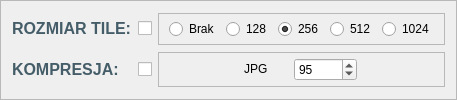
          <widget class="QFrame" name="frame_ov_tile_compress">
           <property name="sizePolicy">
            <sizepolicy hsizetype="Fixed" vsizetype="Fixed">
             <horstretch>0</horstretch>
             <verstretch>0</verstretch>
            </sizepolicy>
           </property>
           <property name="minimumSize">
            <size>
             <width>450</width>
             <height>92</height>
            </size>
           </property>
           <property name="frameShape">
            <enum>QFrame::StyledPanel</enum>
           </property>
           <property name="frameShadow">
            <enum>QFrame::Plain</enum>
           </property>
           <layout class="QGridLayout" name="gridLayout_5">
            <item row="0" column="0">
             <widget class="QLabel" name="label_ov_tile">
              <property name="sizePolicy">
               <sizepolicy hsizetype="Expanding" vsizetype="Fixed">
                <horstretch>0</horstretch>
                <verstretch>0</verstretch>
               </sizepolicy>
              </property>
              <property name="minimumSize">
               <size>
                <width>0</width>
                <height>0</height>
               </size>
              </property>
              <property name="palette">
               <palette>
                <active>
                 <colorrole role="WindowText">
                  <brush brushstyle="SolidPattern">
                   <color alpha="255">
                    <red>68</red>
                    <green>93</green>
                    <blue>104</blue>
                   </color>
                  </brush>
                 </colorrole>
                </active>
                <inactive>
                 <colorrole role="WindowText">
                  <brush brushstyle="SolidPattern">
                   <color alpha="255">
                    <red>68</red>
                    <green>93</green>
                    <blue>104</blue>
                   </color>
                  </brush>
                 </colorrole>
                </inactive>
                <disabled/>
               </palette>
              </property>
              <property name="font">
               <font>
                <pointsize>12</pointsize>
                <bold>true</bold>
               </font>
              </property>
              <property name="text">
               <string>ROZMIAR TILE:</string>
              </property>
             </widget>
            </item>
            <item row="4" column="0">
             <widget class="QLabel" name="label_ov_compress">
              <property name="sizePolicy">
               <sizepolicy hsizetype="Expanding" vsizetype="Fixed">
                <horstretch>0</horstretch>
                <verstretch>0</verstretch>
               </sizepolicy>
              </property>
              <property name="palette">
               <palette>
                <active>
                 <colorrole role="WindowText">
                  <brush brushstyle="SolidPattern">
                   <color alpha="255">
                    <red>68</red>
                    <green>93</green>
                    <blue>104</blue>
                   </color>
                  </brush>
                 </colorrole>
                </active>
                <inactive>
                 <colorrole role="WindowText">
                  <brush brushstyle="SolidPattern">
                   <color alpha="255">
                    <red>68</red>
                    <green>93</green>
                    <blue>104</blue>
                   </color>
                  </brush>
                 </colorrole>
                </inactive>
                <disabled/>
               </palette>
              </property>
              <property name="font">
               <font>
                <pointsize>12</pointsize>
                <bold>true</bold>
               </font>
              </property>
              <property name="text">
               <string>KOMPRESJA:</string>
              </property>
             </widget>
            </item>
            <item row="4" column="2">
             <widget class="QFrame" name="frame_ov_compress">
              <property name="sizePolicy">
               <sizepolicy hsizetype="Expanding" vsizetype="Fixed">
                <horstretch>0</horstretch>
                <verstretch>0</verstretch>
               </sizepolicy>
              </property>
              <property name="minimumSize">
               <size>
                <width>265</width>
                <height>34</height>
               </size>
              </property>
              <property name="frameShape">
               <enum>QFrame::StyledPanel</enum>
              </property>
              <property name="frameShadow">
               <enum>QFrame::Plain</enum>
              </property>
              <layout class="QHBoxLayout" name="horizontalLayout_3">
               <property name="leftMargin">
                <number>65</number>
               </property>
               <property name="topMargin">
                <number>5</number>
               </property>
               <property name="rightMargin">
                <number>65</number>
               </property>
               <property name="bottomMargin">
                <number>5</number>
               </property>
               <item>
                <widget class="QLabel" name="label_ov_compress_jpg">
                 <property name="sizePolicy">
                  <sizepolicy hsizetype="Fixed" vsizetype="Fixed">
                   <horstretch>0</horstretch>
                   <verstretch>0</verstretch>
                  </sizepolicy>
                 </property>
                 <property name="text">
                  <string>JPG</string>
                 </property>
                </widget>
               </item>
               <item>
                <widget class="QSpinBox" name="spinBox_ov_compress">
                 <property name="sizePolicy">
                  <sizepolicy hsizetype="Fixed" vsizetype="Fixed">
                   <horstretch>0</horstretch>
                   <verstretch>0</verstretch>
                  </sizepolicy>
                 </property>
                 <property name="minimumSize">
                  <size>
                   <width>63</width>
                   <height>22</height>
                  </size>
                 </property>
                 <property name="frame">
                  <bool>true</bool>
                 </property>
                 <property name="buttonSymbols">
                  <enum>QAbstractSpinBox::UpDownArrows</enum>
                 </property>
                 <property name="minimum">
                  <number>1</number>
                 </property>
                 <property name="maximum">
                  <number>100</number>
                 </property>
                 <property name="value">
                  <number>95</number>
                 </property>
                </widget>
               </item>
              </layout>
             </widget>
            </item>
            <item row="0" column="2">
             <widget class="QFrame" name="frame_ov_tile">
              <property name="sizePolicy">
               <sizepolicy hsizetype="Fixed" vsizetype="Fixed">
                <horstretch>0</horstretch>
                <verstretch>0</verstretch>
               </sizepolicy>
              </property>
              <property name="minimumSize">
               <size>
                <width>265</width>
                <height>32</height>
               </size>
              </property>
              <property name="frameShape">
               <enum>QFrame::StyledPanel</enum>
              </property>
              <property name="frameShadow">
               <enum>QFrame::Plain</enum>
              </property>
              <layout class="QHBoxLayout" name="horizontalLayout_2">
               <property name="leftMargin">
                <number>10</number>
               </property>
               <property name="topMargin">
                <number>5</number>
               </property>
               <property name="rightMargin">
                <number>10</number>
               </property>
               <property name="bottomMargin">
                <number>5</number>
               </property>
               <item>
                <widget class="QRadioButton" name="radioButton_ov_tile_none">
                 <property name="sizePolicy">
                  <sizepolicy hsizetype="Fixed" vsizetype="Fixed">
                   <horstretch>0</horstretch>
                   <verstretch>0</verstretch>
                  </sizepolicy>
                 </property>
                 <property name="font">
                  <font>
                   <pointsize>9</pointsize>
                  </font>
                 </property>
                 <property name="text">
                  <string>Brak</string>
                 </property>
                </widget>
               </item>
               <item>
                <widget class="QRadioButton" name="radioButton_ov_tile_128">
                 <property name="sizePolicy">
                  <sizepolicy hsizetype="Fixed" vsizetype="Fixed">
                   <horstretch>0</horstretch>
                   <verstretch>0</verstretch>
                  </sizepolicy>
                 </property>
                 <property name="font">
                  <font>
                   <pointsize>9</pointsize>
                  </font>
                 </property>
                 <property name="text">
                  <string>128</string>
                 </property>
                </widget>
               </item>
               <item>
                <widget class="QRadioButton" name="radioButton_ov_tile_256">
                 <property name="sizePolicy">
                  <sizepolicy hsizetype="Fixed" vsizetype="Fixed">
                   <horstretch>0</horstretch>
                   <verstretch>0</verstretch>
                  </sizepolicy>
                 </property>
                 <property name="font">
                  <font>
                   <pointsize>9</pointsize>
                  </font>
                 </property>
                 <property name="text">
                  <string>256</string>
                 </property>
                 <property name="checked">
                  <bool>true</bool>
                 </property>
                </widget>
               </item>
               <item>
                <widget class="QRadioButton" name="radioButton_ov_tile_512">
                 <property name="sizePolicy">
                  <sizepolicy hsizetype="Fixed" vsizetype="Fixed">
                   <horstretch>0</horstretch>
                   <verstretch>0</verstretch>
                  </sizepolicy>
                 </property>
                 <property name="font">
                  <font>
                   <pointsize>9</pointsize>
                  </font>
                 </property>
                 <property name="text">
                  <string>512</string>
                 </property>
                </widget>
               </item>
               <item>
                <widget class="QRadioButton" name="radioButton_ov_tile_1024">
                 <property name="sizePolicy">
                  <sizepolicy hsizetype="Fixed" vsizetype="Fixed">
                   <horstretch>0</horstretch>
                   <verstretch>0</verstretch>
                  </sizepolicy>
                 </property>
                 <property name="font">
                  <font>
                   <pointsize>9</pointsize>
                  </font>
                 </property>
                 <property name="text">
                  <string>1024</string>
                 </property>
                </widget>
               </item>
              </layout>
             </widget>
            </item>
            <item row="0" column="1">
             <widget class="QCheckBox" name="checkBox_ov_tile">
              <property name="text">
               <string/>
              </property>
             </widget>
            </item>
            <item row="4" column="1">
             <widget class="QCheckBox" name="checkBox_ov_compress">
              <property name="text">
               <string/>
              </property>
             </widget>
            </item>
           </layout>
          </widget>
